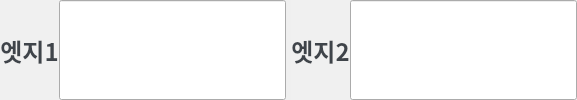
                       <widget class="QFrame" name="plc_cnc_data_frame3">
                        <property name="minimumSize">
                         <size>
                          <width>0</width>
                          <height>50</height>
                         </size>
                        </property>
                        <property name="frameShape">
                         <enum>QFrame::NoFrame</enum>
                        </property>
                        <property name="frameShadow">
                         <enum>QFrame::Raised</enum>
                        </property>
                        <layout class="QHBoxLayout" name="horizontalLayout_42">
                         <property name="spacing">
                          <number>5</number>
                         </property>
                         <property name="leftMargin">
                          <number>0</number>
                         </property>
                         <property name="topMargin">
                          <number>0</number>
                         </property>
                         <property name="rightMargin">
                          <number>0</number>
                         </property>
                         <property name="bottomMargin">
                          <number>0</number>
                         </property>
                         <item>
                          <widget class="QFrame" name="plc_edge1_frame">
                           <property name="frameShape">
                            <enum>QFrame::NoFrame</enum>
                           </property>
                           <property name="frameShadow">
                            <enum>QFrame::Raised</enum>
                           </property>
                           <layout class="QHBoxLayout" name="horizontalLayout_49">
                            <property name="spacing">
                             <number>0</number>
                            </property>
                            <property name="leftMargin">
                             <number>0</number>
                            </property>
                            <property name="topMargin">
                             <number>0</number>
                            </property>
                            <property name="rightMargin">
                             <number>0</number>
                            </property>
                            <property name="bottomMargin">
                             <number>0</number>
                            </property>
                            <item>
                             <widget class="QLabel" name="plc_edge1_label">
                              <property name="maximumSize">
                               <size>
                                <width>121</width>
                                <height>16777215</height>
                               </size>
                              </property>
                              <property name="font">
                               <font>
                                <family>맑은 고딕</family>
                                <pointsize>18</pointsize>
                                <weight>75</weight>
                                <italic>false</italic>
                                <bold>true</bold>
                               </font>
                              </property>
                              <property name="styleSheet">
                               <string notr="true">
color: #3F444A;
background: #F0F0F0;</string>
                              </property>
                              <property name="text">
                               <string>엣지1</string>
                              </property>
                              <property name="alignment">
                               <set>Qt::AlignCenter</set>
                              </property>
                             </widget>
                            </item>
                            <item>
                             <widget class="QLineEdit" name="plc_edge1_input">
                              <property name="sizePolicy">
                               <sizepolicy hsizetype="Preferred" vsizetype="Preferred">
                                <horstretch>0</horstretch>
                                <verstretch>0</verstretch>
                               </sizepolicy>
                              </property>
                              <property name="minimumSize">
                               <size>
                                <width>0</width>
                                <height>0</height>
                               </size>
                              </property>
                              <property name="font">
                               <font>
                                <family>맑은 고딕</family>
                                <pointsize>18</pointsize>
                               </font>
                              </property>
                              <property name="text">
                               <string/>
                              </property>
                             </widget>
                            </item>
                           </layout>
                          </widget>
                         </item>
                         <item>
                          <widget class="QFrame" name="plc_edge2_frame">
                           <property name="frameShape">
                            <enum>QFrame::NoFrame</enum>
                           </property>
                           <property name="frameShadow">
                            <enum>QFrame::Raised</enum>
                           </property>
                           <layout class="QHBoxLayout" name="horizontalLayout_50">
                            <property name="spacing">
                             <number>0</number>
                            </property>
                            <property name="leftMargin">
                             <number>0</number>
                            </property>
                            <property name="topMargin">
                             <number>0</number>
                            </property>
                            <property name="rightMargin">
                             <number>0</number>
                            </property>
                            <property name="bottomMargin">
                             <number>0</number>
                            </property>
                            <item>
                             <widget class="QLabel" name="plc_edge2_label">
                              <property name="maximumSize">
                               <size>
                                <width>121</width>
                                <height>16777215</height>
                               </size>
                              </property>
                              <property name="font">
                               <font>
                                <family>맑은 고딕</family>
                                <pointsize>18</pointsize>
                                <weight>75</weight>
                                <italic>false</italic>
                                <bold>true</bold>
                               </font>
                              </property>
                              <property name="styleSheet">
                               <string notr="true">
color: #3F444A;
background: #F0F0F0;</string>
                              </property>
                              <property name="text">
                               <string>엣지2</string>
                              </property>
                              <property name="alignment">
                               <set>Qt::AlignCenter</set>
                              </property>
                             </widget>
                            </item>
                            <item>
                             <widget class="QLineEdit" name="plc_edge2_input">
                              <property name="sizePolicy">
                               <sizepolicy hsizetype="Preferred" vsizetype="Preferred">
                                <horstretch>0</horstretch>
                                <verstretch>0</verstretch>
                               </sizepolicy>
                              </property>
                              <property name="minimumSize">
                               <size>
                                <width>0</width>
                                <height>0</height>
                               </size>
                              </property>
                              <property name="font">
                               <font>
                                <family>맑은 고딕</family>
                                <pointsize>18</pointsize>
                               </font>
                              </property>
                              <property name="text">
                               <string/>
                              </property>
                             </widget>
                            </item>
                           </layout>
                          </widget>
                         </item>
                        </layout>
                       </widget>
